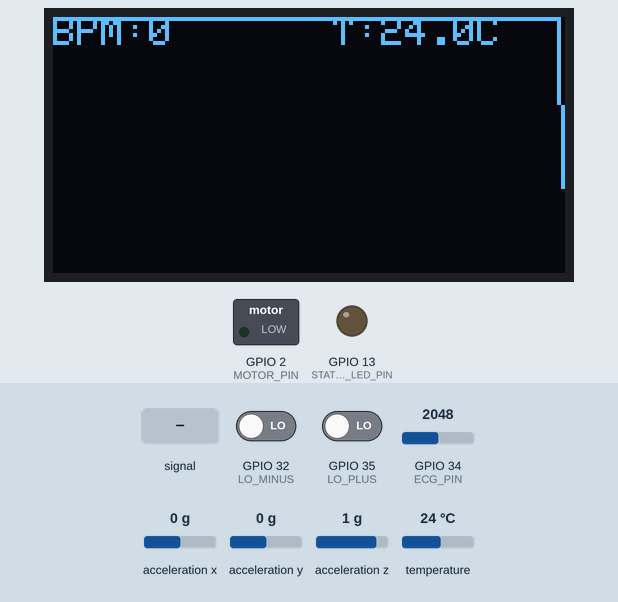
Bench run of a sketch on a simulated ESP32. Parts: 128×64 one-colour display, switched loads named in the sketch (green lamp = pin HIGH), output pins drawn as LEDs (lit = HIGH). Wiring (inferred from the names in the program): MPU-6050 motion sensor at I2C address 0x68. Dashed ring = blinking. Inputs (shaded band) come from the test bench; at power-on: temperature 24 °C, GPIO 34 (ECG_PIN) = 2048, GPIO 32 (LO_MINUS) LOW, GPIO 35 (LO_PLUS) LOW, acceleration x 0 g, acceleration y 0 g, acceleration z 1 g. WiFi joins after 1.5 s; servers stay silent unless stated; uploads are accepted with an empty reply; what the sketch prints to the serial monitor is not drawn.

Above: at 5.3 s.
5.4 s: temperature set to 37.4 °C
At 6.1 s:
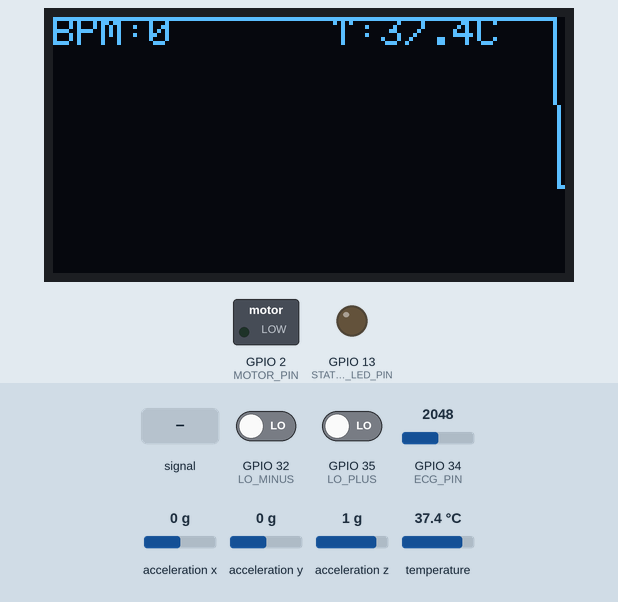
9.5 s: temperature set to 38.4 °C
At 9.85 s:
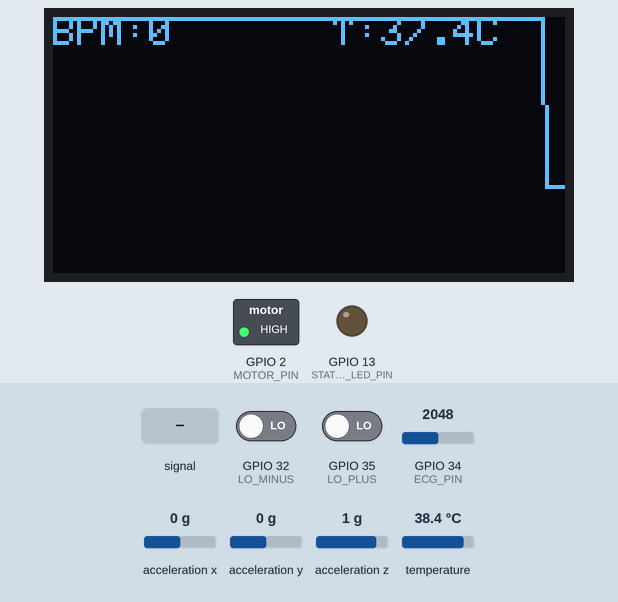
13.6 s: GPIO 34 (ECG_PIN) fed a 200 Hz sine of ±327 counts around its level
At 16.0 s:
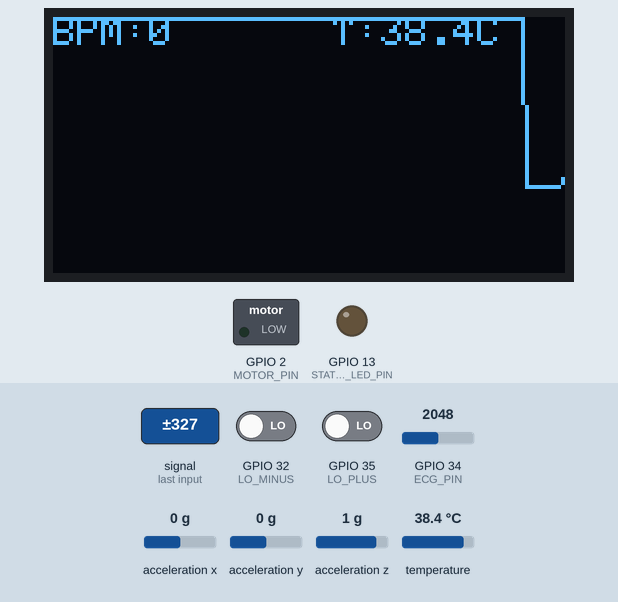
17.7 s: GPIO 34 (ECG_PIN) set to 2240
At 19.9 s:
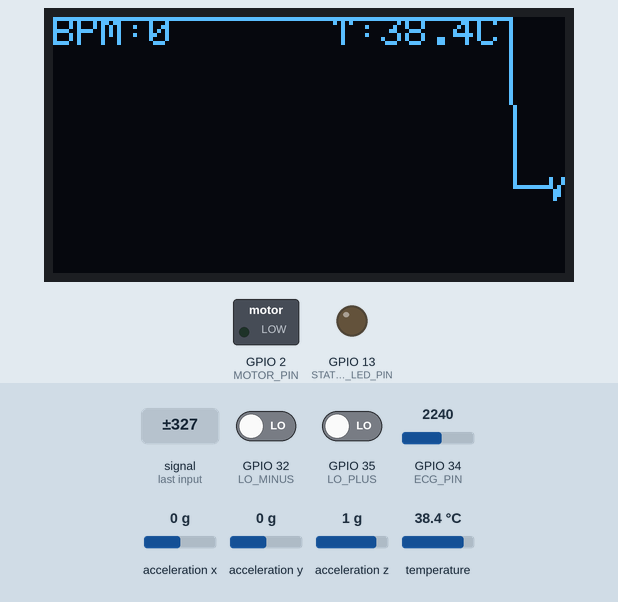
21.6 s: GPIO 32 (LO_MINUS) driven HIGH
At 23.5 s:
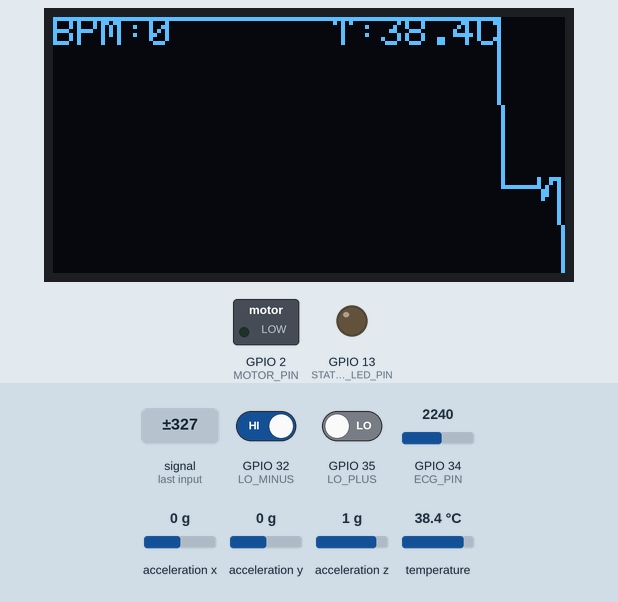
25.5 s: GPIO 32 (LO_MINUS) driven LOW
At 27.7 s:
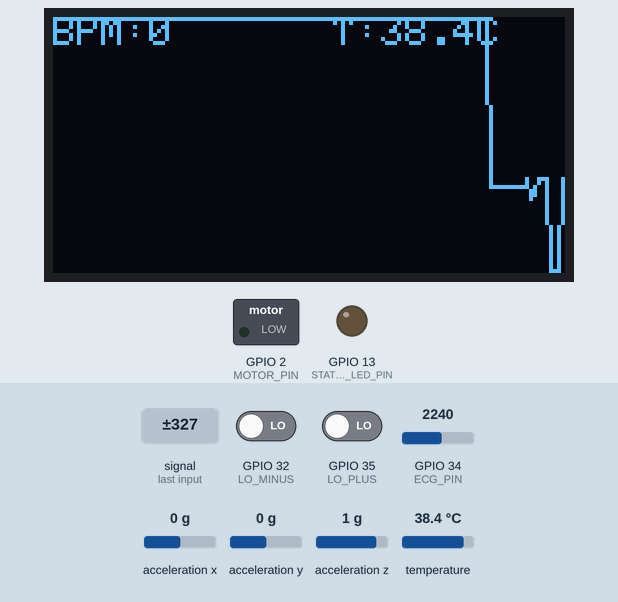
Timing chart, 0 to 30.4 s (numbered marks = the images above; inputs shaded):
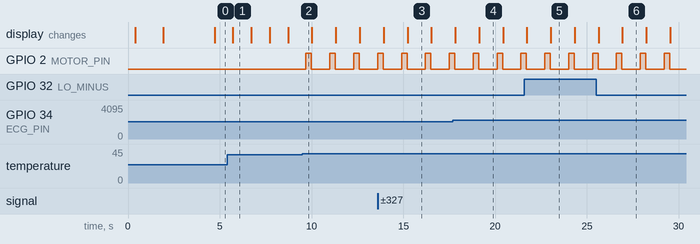

The sketch:

MaternalMonitor.ino
```cpp
/*
 * ================================================================
 *  Aurea Materna – ESP32 Maternal Monitor (WiFi Edition)
 *  Sends JSON sensor data via HTTP POST over WiFi to FastAPI.
 *
 *  ▶ CONFIGURE THESE 3 LINES BEFORE UPLOADING:
 *      WIFI_SSID   – your WiFi network name
 *      WIFI_PASS   – your WiFi password
 *      SERVER_IP   – PC's local IP (run `ipconfig` on Windows)
 *
 *  POST  http://<SERVER_IP>:8000/data/ingest
 *  Body: {"ecg":<int>,"temp":<float>,"ax":<int>,"bpm":<int>}
 * ================================================================
 */

#include <Wire.h>
#include <WiFi.h>
#include <HTTPClient.h>
#include <OneWire.h>
#include <DallasTemperature.h>
#include <Adafruit_GFX.h>
#include <Adafruit_SSD1306.h>

// ================================================================
//  ▶▶  EDIT THESE THREE LINES  ◀◀
// ================================================================
const char* WIFI_SSID  = "DESKTOP";
const char* WIFI_PASS  = "vishnu2006";
const char* SERVER_IP  = "10.10.193.218";   // PC's local IP address on Pixel Hotspot
// ================================================================

#define SERVER_PORT  8000
#define INGEST_PATH  "/data/ingest"

// ---------------- OLED ----------------
#define SCREEN_WIDTH  128
#define SCREEN_HEIGHT 64
Adafruit_SSD1306 display(SCREEN_WIDTH, SCREEN_HEIGHT, &Wire, -1);

// ---------------- PIN DEFINITIONS ----------------
#define ECG_PIN       34
#define LO_PLUS       35
#define LO_MINUS      32
#define MOTOR_PIN     2
#define SDA_PIN       21
#define SCL_PIN       22
#define ONE_WIRE_BUS  4
#define STATUS_LED_PIN 13 // LED pin for showing Normal status

// ---------------- DS18B20 ----------------
OneWire oneWire(ONE_WIRE_BUS);
DallasTemperature sensors(&oneWire);

// ---------------- MPU6050 ----------------
#define MPU_ADDR 0x68

// ---------------- STATE VARIABLES ----------------
float         lastTemp      = 0.0;
unsigned long lastTempTime  = 0;

int           ecgGraph[SCREEN_WIDTH];
int           graphIndex    = 0;

int           threshold     = 2200;
bool          peakDetected  = false;
unsigned long lastBeatTime  = 0;
int           bpm           = 0;

unsigned long lastPostTime  = 0;
#define POST_INTERVAL 100          // send HTTP POST every 100 ms (10 Hz)

bool          wifiOK        = false;

// ================================================================
//  WiFi CONNECTION
// ================================================================
void connectWiFi() {
  display.clearDisplay();
  display.setCursor(0, 0);
  display.println("Connecting WiFi...");
  display.println(WIFI_SSID);
  display.display();

  Serial.printf("[WiFi] Connecting to %s", WIFI_SSID);
  WiFi.mode(WIFI_STA);
  WiFi.begin(WIFI_SSID, WIFI_PASS);

  int attempts = 0;
  while (WiFi.status() != WL_CONNECTED && attempts < 30) {
    delay(500);
    Serial.print(".");
    attempts++;
  }

  if (WiFi.status() == WL_CONNECTED) {
    wifiOK = true;
    Serial.printf("\n[WiFi] Connected! IP: %s\n", WiFi.localIP().toString().c_str());

    display.clearDisplay();
    display.setCursor(0, 0);
    display.println("WiFi Connected!");
    display.print("IP: ");
    display.println(WiFi.localIP().toString());
    display.print("Server: ");
    display.println(SERVER_IP);
    display.display();
    delay(2000);
  } else {
    wifiOK = false;
    Serial.println("\n[WiFi] FAILED – running without network.");
    display.clearDisplay();
    display.setCursor(0, 0);
    display.println("WiFi FAILED");
    display.println("Check credentials");
    display.display();
    delay(2000);
  }
}

// ================================================================
//  SETUP
// ================================================================
void setup() {
  Serial.begin(115200);

  pinMode(LO_PLUS,   INPUT);
  pinMode(LO_MINUS,  INPUT);
  pinMode(MOTOR_PIN, OUTPUT);
  pinMode(STATUS_LED_PIN, OUTPUT);

  Wire.begin(SDA_PIN, SCL_PIN);
  Wire.setClock(100000);

  // OLED init
  if (!display.begin(SSD1306_SWITCHCAPVCC, 0x3C)) {
    Serial.println("[OLED] Init failed");
    while (1);
  }
  display.setTextSize(1);
  display.setTextColor(WHITE);
  display.clearDisplay();
  display.setCursor(0, 0);
  display.println("Aurea Materna");
  display.println("Starting up...");
  display.display();

  // DS18B20
  sensors.begin();

  // MPU6050 wake-up
  Wire.beginTransmission(MPU_ADDR);
  Wire.write(0x6B);
  Wire.write(0x00);
  Wire.endTransmission();

  delay(300);

  // Connect WiFi
  connectWiFi();

  display.clearDisplay();
}

// ================================================================
//  SENSOR HELPERS
// ================================================================
int readECG() {
  if (digitalRead(LO_PLUS) || digitalRead(LO_MINUS)) return 0;
  return analogRead(ECG_PIN);
}

float readTemperature() {
  if (millis() - lastTempTime > 1000) {
    lastTempTime = millis();
    sensors.requestTemperatures();
    float t = sensors.getTempCByIndex(0);
    if (t != DEVICE_DISCONNECTED_C) {
      lastTemp = t;
      if (t > 38.0) vibrate(300);
    }
  }
  return lastTemp;
}

int16_t readAccelX() {
  Wire.beginTransmission(MPU_ADDR);
  Wire.write(0x3B);
  if (Wire.endTransmission(false) != 0) return 0;

  Wire.requestFrom(MPU_ADDR, 6);
  if (Wire.available() < 6) return 0;

  int16_t ax = (Wire.read() << 8) | Wire.read();
  Wire.read(); Wire.read();
  Wire.read(); Wire.read();

  if (abs(ax) > 20000) vibrate(500);
  return ax;
}

void vibrate(int duration) {
  digitalWrite(MOTOR_PIN, HIGH);
  delay(duration);
  digitalWrite(MOTOR_PIN, LOW);
}

// ================================================================
//  BPM CALCULATION
// ================================================================
void updateBPM(int ecg) {
  if (ecg > threshold && !peakDetected) {
    peakDetected = true;
    unsigned long now      = millis();
    unsigned long interval = now - lastBeatTime;
    if (interval > 300 && interval < 2000) {
      bpm = 60000 / interval;
    }
    lastBeatTime = now;
  }
  if (ecg < threshold - 100) peakDetected = false;
}

// ================================================================
//  OLED DRAW
//  Shows: BPM | Temp | WiFi status | ECG waveform
// ================================================================
void drawDisplay(int ecgValue, float temp) {
  int y = map(ecgValue, 0, 4095, SCREEN_HEIGHT - 1, 20);
  ecgGraph[graphIndex] = y;
  graphIndex = (graphIndex + 1) % SCREEN_WIDTH;

  display.clearDisplay();

  // Row 1: BPM + Temp
  display.setCursor(0, 0);
  display.print("BPM:");
  display.print(bpm);
  display.setCursor(70, 0);
  display.print("T:");
  display.print(temp, 1);
  display.print("C");


  // ECG waveform (rows 20–63)
  for (int i = 1; i < SCREEN_WIDTH; i++) {
    int y1 = ecgGraph[(graphIndex + i - 1) % SCREEN_WIDTH];
    int y2 = ecgGraph[(graphIndex + i)     % SCREEN_WIDTH];
    display.drawLine(i - 1, y1, i, y2, WHITE);
  }

  display.display();
}

// ================================================================
//  SEND DATA VIA HTTP POST (WiFi)
// ================================================================
void postData(int ecg, float temp, int16_t ax) {
  // Reconnect WiFi if dropped
  if (WiFi.status() != WL_CONNECTED) {
    Serial.println("[WiFi] Reconnecting…");
    WiFi.reconnect();
    delay(200);
    if (WiFi.status() != WL_CONNECTED) return;   // skip this cycle
  }

  // Build server URL
  String url = "http://";
  url += SERVER_IP;
  url += ":";
  url += SERVER_PORT;
  url += INGEST_PATH;

  // Build JSON payload
  String payload = "{\"ecg\":";
  payload += ecg;
  payload += ",\"temp\":";
  payload += String(temp, 2);
  payload += ",\"ax\":";
  payload += ax;
  payload += ",\"bpm\":";
  payload += bpm;
  payload += "}";

  HTTPClient http;
  http.begin(url);
  http.addHeader("Content-Type", "application/json");
  http.setTimeout(500);          // 1000 ms max to prevent read timeout over hotspot

  int code = http.POST(payload);

  if (code > 0) {
    String response = http.getString();
    Serial.printf("[POST] %d  %s\n", code, payload.c_str());
    if (response.indexOf("\"risk_label\":\"Normal\"") != -1 || response.indexOf("\"risk_label\": \"Normal\"") != -1) {
      digitalWrite(STATUS_LED_PIN, HIGH);
    } else {
      digitalWrite(STATUS_LED_PIN, LOW);
    }
  } else {
    Serial.printf("[POST] Error: %s\n", http.errorToString(code).c_str());
    digitalWrite(STATUS_LED_PIN, LOW);
  }

  http.end();
}

// ================================================================
//  LOOP
// ================================================================
void loop() {
  int     ecg  = readECG();
  float   temp = readTemperature();
  int16_t ax   = readAccelX();

  updateBPM(ecg);
  drawDisplay(ecg, temp);

  // POST to backend at fixed rate
  if (millis() - lastPostTime >= POST_INTERVAL) {
    lastPostTime = millis();
    if (wifiOK) {
      postData(ecg, temp, ax);
    } else {
      // Fallback: print to Serial if WiFi unavailable
      Serial.printf("{\"ecg\":%d,\"temp\":%.2f,\"ax\":%d,\"bpm\":%d}\n",
                    ecg, temp, ax, bpm);
    }
  }

  delay(10);
}
```

Measured:
- the behaviour switches between 38 and 38.1 °C on temperature (found by bisection; images 1 and 2)
- after the input at 9.5 s, GPIO 2 (MOTOR_PIN): alternates HIGH for 0.30 s and LOW for 1.0 s, starting after 0.20 s
- what the display in image 1 shows lasts 1.0 s, from 5.7 s to 6.7 s
- what the display in image 3 shows lasts 1.3 s, from 15.2 s to 16.5 s
